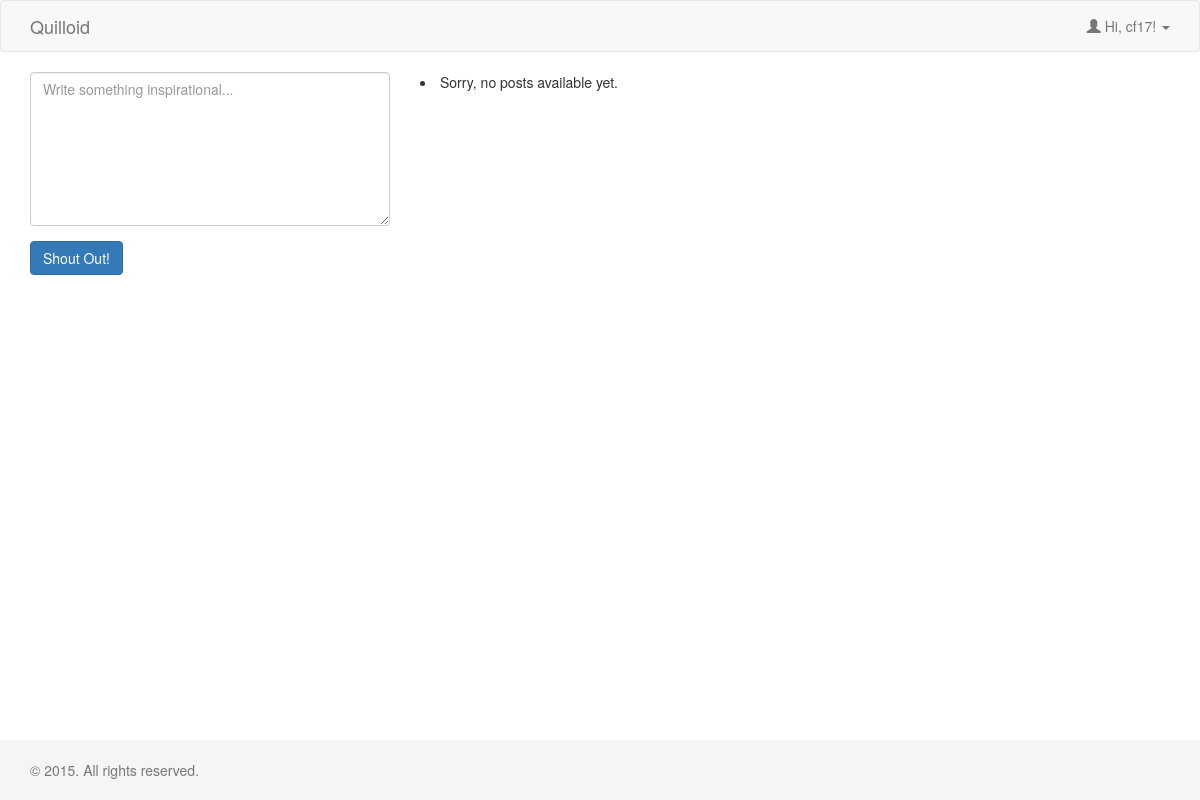
Page /feeds/ (signed in) on the earlier database version.
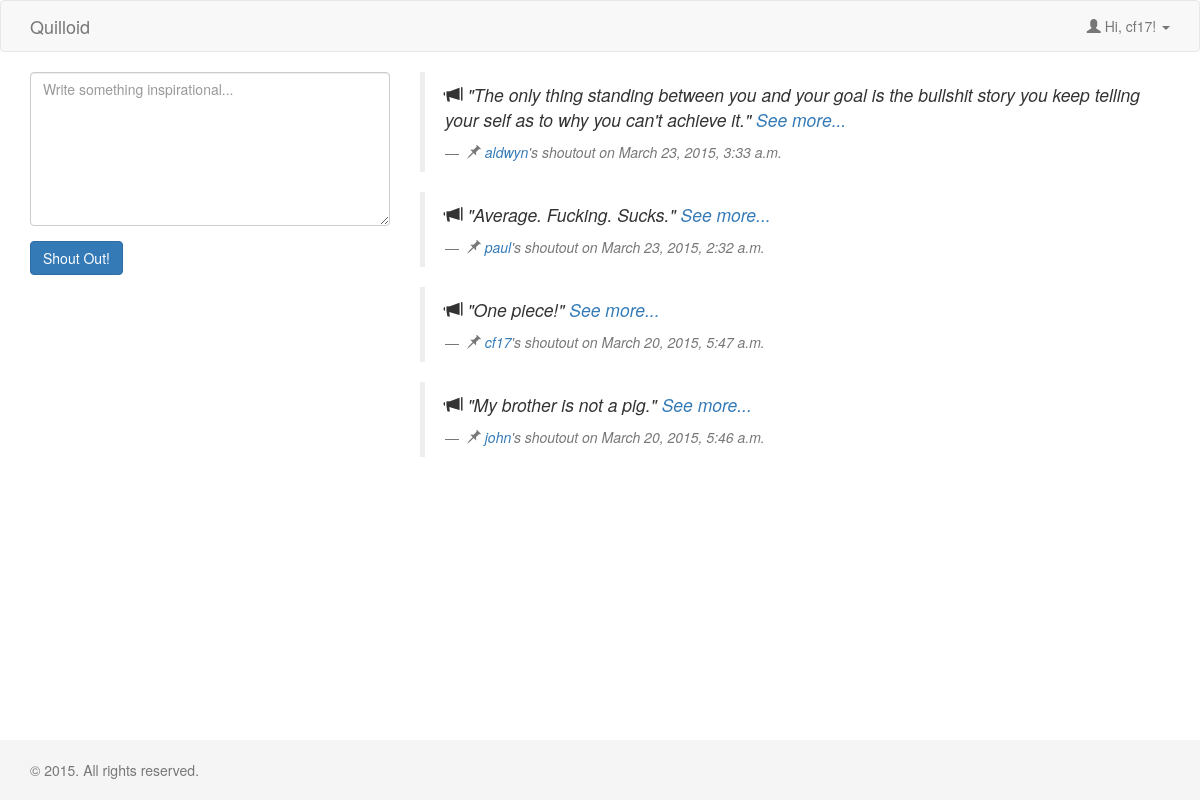
Same page on the later database version.
### feeds/models.py (models this page shows, shortened)
class Post(models.Model):
	content = models.TextField()
	author = models.ForeignKey(User)
	likes = models.IntegerField(default=0)
	post_date = models.DateTimeField(auto_now_add=True)

### feeds/views.py (the view)
def index(request):
	if request.user.is_authenticated():
		latest_posts = Post.objects.all().order_by('-post_date')[:10]
		session_user = request.user
		return render(request, 'feeds/feeds.html', {'latest_posts': latest_posts, 'session_user': session_user})
	else:
		return render(request, 'feeds/index.html')

### feeds/templates/feeds/feeds.html (shortened to what this page needs)
<!DOCTYPE html>
<html lang="en">
{% include 'static/head.html' %}
<body>
	{% include 'static/header.html' %}
	<div class="container">
		<div class="row">
			<div class="col-md-4">
				<form action="{% url 'feeds:post' %}" method="post">
					<div class="form-group">
						<textarea name="content" class="form-control" rows="7" required placeholder="Write something inspirational..."></textarea>
					</div>
					<button type="submit" class="btn btn-primary">Shout Out!</button>
				</form>
			</div>
			<div class="col-md-8">
			{% for p in latest_posts %}
				<blockquote>
					<p>
						<span class="glyphicon glyphicon-bullhorn" aria-hidden="true"></span>
						<em> "{{ p.content }}" <span><a href="{% url 'feeds:detail' p.id %}">See more...</a></span></em>
					</p>
					<footer>
						<em>
							<span class="glyphicon glyphicon-pushpin" aria-hidden="true"></span>
							<a href="{% url 'feeds:profile' p.author.id %}">{{ p.author.username }}</a>'s shoutout on {{ p.post_date }}</em>
					</footer>
				</blockquote>
			{% empty %}
				<li>Sorry, no posts available yet.</li>
			{% endfor %}
			</div>
		</div>
	</div>
	{% include 'static/footer.html' %}
</body>
</html>

### feeds/templates/static/head.html (shortened to what this page needs)
{% load staticfiles %}
<head>
	<link href="{% static 'feeds/css/bootstrap.min.css' %}" rel="stylesheet">
	<link href="{% static 'feeds/css/styles.css' %}" rel="stylesheet">
</head>

### feeds/templates/static/header.html (shortened to what this page needs)
<nav class="navbar navbar-default">
	<div class="container">
		<div class="navbar-header">
			<a href="{% url 'feeds:index' %}" class="navbar-brand">Quilloid</a>
		</div>
		<ul class="nav navbar-nav navbar-right">
			<li class="dropdown">
				<a href="" class="dropdown-toggle" data-toggle="dropdown" role="button" aria-expanded="false">
					<span class="glyphicon glyphicon-user" aria-hidden="true"></span> Hi, {{ session_user.username }}! <span class="caret"></span>
				</a>
			</li>
		</ul>
	</div>
</nav>

### feeds/templates/static/footer.html
<footer class="footer">
	<div class="container">
		<p class="text-muted">&copy; 2015. All rights reserved.</p>
	</div>
</footer>

### feeds/templates/static/scripts.html (shortened to what this page needs)
{% load staticfiles %}

### feeds/static/feeds/css/styles.css (style rules this page uses)
html { position: relative; min-height: 100%; }
body { margin-bottom: 60px; }
.footer { position: absolute; bottom: 0; width: 100%; height: 60px; background-color: #f5f5f5; padding-top: 20px; }

Differences in the rows shown:
added Post: content "The only thing standing between you and your goal is the bullshit story you keep telling your self as to why you can't achieve it.", author.username "aldwyn", post_date "March 23, 2015, 3:33 a.m."
added Post: content "Average. Fucking. Sucks.", author.username "paul", post_date "March 23, 2015, 2:32 a.m."
added Post: content "One piece!", author.username "cf17", post_date "March 20, 2015, 5:47 a.m."
added Post: content "My brother is not a pig.", author.username "john", post_date "March 20, 2015, 5:46 a.m."
Other differences:
text no longer shown: "Sorry, no posts available yet."
